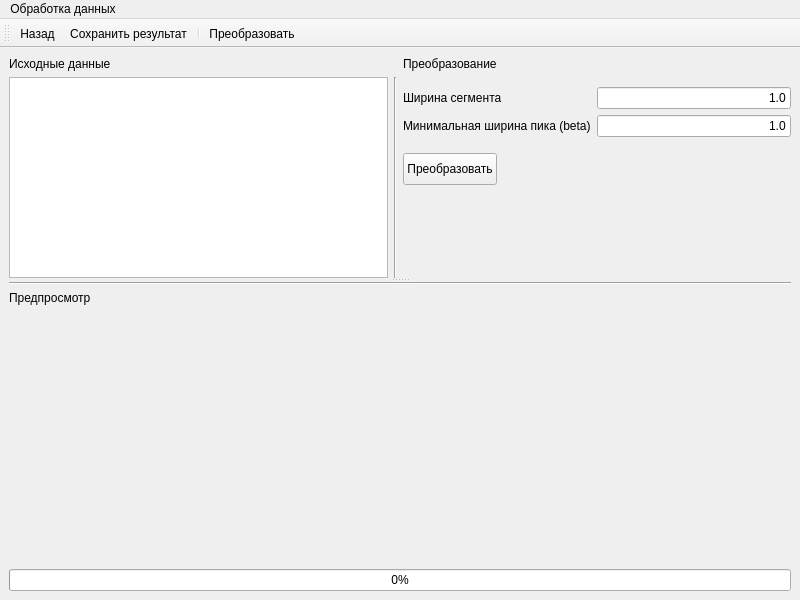
<?xml version="1.0" encoding="UTF-8"?>
<ui version="4.0">
 <class>MainWindow</class>
 <widget class="QMainWindow" name="MainWindow">
  <property name="geometry">
   <rect>
    <x>0</x>
    <y>0</y>
    <width>800</width>
    <height>600</height>
   </rect>
  </property>
  <property name="windowTitle">
   <string>Мастер обработки данных</string>
  </property>
  <widget class="QWidget" name="centralwidget">
   <layout class="QVBoxLayout" name="verticalLayout">
    <item>
     <widget class="QSplitter" name="splitter">
      <property name="orientation">
       <enum>Qt::Vertical</enum>
      </property>
      <widget class="QWidget" name="layoutWidget">
       <layout class="QGridLayout" name="gridLayout_6">
        <item row="0" column="0" rowspan="2">
         <layout class="QGridLayout" name="gridLayout_2">
          <item row="0" column="0">
           <widget class="QLabel" name="label_3">
            <property name="text">
             <string>Исходные данные</string>
            </property>
           </widget>
          </item>
          <item row="1" column="0">
           <widget class="QListWidget" name="list_files"/>
          </item>
          <item row="1" column="1">
           <widget class="Line" name="line_2">
            <property name="orientation">
             <enum>Qt::Vertical</enum>
            </property>
           </widget>
          </item>
         </layout>
        </item>
        <item row="1" column="1">
         <spacer name="verticalSpacer">
          <property name="orientation">
           <enum>Qt::Vertical</enum>
          </property>
          <property name="sizeHint" stdset="0">
           <size>
            <width>20</width>
            <height>40</height>
           </size>
          </property>
         </spacer>
        </item>
        <item row="0" column="1">
         <layout class="QGridLayout" name="gridLayout_4">
          <item row="0" column="0">
           <widget class="QLabel" name="label_4">
            <property name="text">
             <string>Преобразование</string>
            </property>
           </widget>
          </item>
          <item row="1" column="0">
           <layout class="QGridLayout" name="gridLayout">
            <property name="topMargin">
             <number>10</number>
            </property>
            <item row="1" column="0">
             <widget class="QLabel" name="label_2">
              <property name="text">
               <string>Ширина сегмента</string>
              </property>
             </widget>
            </item>
            <item row="1" column="2">
             <widget class="QLineEdit" name="tb_with">
              <property name="text">
               <string>1.0</string>
              </property>
              <property name="alignment">
               <set>Qt::AlignRight|Qt::AlignTrailing|Qt::AlignVCenter</set>
              </property>
             </widget>
            </item>
            <item row="3" column="2">
             <widget class="QLineEdit" name="tb_beta">
              <property name="text">
               <string>1.0</string>
              </property>
              <property name="alignment">
               <set>Qt::AlignRight|Qt::AlignTrailing|Qt::AlignVCenter</set>
              </property>
             </widget>
            </item>
            <item row="3" column="0" colspan="2">
             <widget class="QLabel" name="label">
              <property name="text">
               <string>Минимальная ширина пика (beta)</string>
              </property>
             </widget>
            </item>
           </layout>
          </item>
          <item row="3" column="0">
           <layout class="QGridLayout" name="gridLayout_3">
            <property name="topMargin">
             <number>10</number>
            </property>
            <item row="0" column="1">
             <spacer name="horizontalSpacer_2">
              <property name="orientation">
               <enum>Qt::Horizontal</enum>
              </property>
              <property name="sizeHint" stdset="0">
               <size>
                <width>40</width>
                <height>20</height>
               </size>
              </property>
             </spacer>
            </item>
            <item row="0" column="0">
             <widget class="QPushButton" name="btn_run">
              <property name="minimumSize">
               <size>
                <width>0</width>
                <height>32</height>
               </size>
              </property>
              <property name="text">
               <string>Преобразовать</string>
              </property>
              <property name="icon">
               <iconset>
                <normaloff>gui/icons/arrow-3-right.png</normaloff>gui/icons/arrow-3-right.png</iconset>
              </property>
              <property name="iconSize">
               <size>
                <width>16</width>
                <height>16</height>
               </size>
              </property>
             </widget>
            </item>
           </layout>
          </item>
         </layout>
        </item>
       </layout>
      </widget>
      <widget class="QWidget" name="layoutWidget">
       <layout class="QGridLayout" name="gridLayout_5">
        <item row="2" column="0">
         <widget class="QStackedWidget" name="graph_widget">
          <property name="minimumSize">
           <size>
            <width>0</width>
            <height>240</height>
           </size>
          </property>
         </widget>
        </item>
        <item row="1" column="0">
         <widget class="QLabel" name="label_5">
          <property name="text">
           <string>Предпросмотр</string>
          </property>
         </widget>
        </item>
        <item row="0" column="0">
         <widget class="Line" name="line">
          <property name="orientation">
           <enum>Qt::Horizontal</enum>
          </property>
         </widget>
        </item>
       </layout>
      </widget>
     </widget>
    </item>
    <item>
     <widget class="QProgressBar" name="progress">
      <property name="value">
       <number>0</number>
      </property>
     </widget>
    </item>
   </layout>
  </widget>
  <widget class="QMenuBar" name="menubar">
   <property name="geometry">
    <rect>
     <x>0</x>
     <y>0</y>
     <width>800</width>
     <height>21</height>
    </rect>
   </property>
   <widget class="QMenu" name="menu">
    <property name="title">
     <string>Обработка данных</string>
    </property>
    <addaction name="action_run"/>
    <addaction name="action_apply"/>
    <addaction name="separator"/>
    <addaction name="action_back"/>
   </widget>
   <addaction name="menu"/>
  </widget>
  <widget class="QToolBar" name="toolBar">
   <property name="windowTitle">
    <string>toolBar</string>
   </property>
   <attribute name="toolBarArea">
    <enum>TopToolBarArea</enum>
   </attribute>
   <attribute name="toolBarBreak">
    <bool>false</bool>
   </attribute>
   <addaction name="action_back"/>
   <addaction name="action_apply"/>
   <addaction name="separator"/>
   <addaction name="action_run"/>
  </widget>
  <action name="action_run">
   <property name="icon">
    <iconset>
     <normaloff>gui/icons/arrow-3-right.png</normaloff>gui/icons/arrow-3-right.png</iconset>
   </property>
   <property name="text">
    <string>Преобразовать</string>
   </property>
   <property name="toolTip">
    <string>Преобразовать данные</string>
   </property>
   <property name="shortcut">
    <string>Ctrl+R</string>
   </property>
  </action>
  <action name="action_back">
   <property name="icon">
    <iconset>
     <normaloff>gui/icons/arrow-1-backward.png</normaloff>gui/icons/arrow-1-backward.png</iconset>
   </property>
   <property name="text">
    <string>Назад</string>
   </property>
   <property name="toolTip">
    <string>Вернуться в главное окно</string>
   </property>
   <property name="shortcut">
    <string>Ctrl+Q</string>
   </property>
  </action>
  <action name="action_apply">
   <property name="icon">
    <iconset>
     <normaloff>gui/icons/check.png</normaloff>gui/icons/check.png</iconset>
   </property>
   <property name="text">
    <string>Сохранить результат</string>
   </property>
   <property name="toolTip">
    <string>Сохранить результат преобразования</string>
   </property>
   <property name="shortcut">
    <string>Ctrl+S</string>
   </property>
  </action>
 </widget>
 <resources/>
 <connections>
  <connection>
   <sender>btn_run</sender>
   <signal>clicked()</signal>
   <receiver>MainWindow</receiver>
   <slot>run()</slot>
   <hints>
    <hint type="sourcelabel">
     <x>457</x>
     <y>155</y>
    </hint>
    <hint type="destinationlabel">
     <x>399</x>
     <y>299</y>
    </hint>
   </hints>
  </connection>
  <connection>
   <sender>action_run</sender>
   <signal>triggered()</signal>
   <receiver>MainWindow</receiver>
   <slot>run()</slot>
   <hints>
    <hint type="sourcelabel">
     <x>-1</x>
     <y>-1</y>
    </hint>
    <hint type="destinationlabel">
     <x>399</x>
     <y>299</y>
    </hint>
   </hints>
  </connection>
  <connection>
   <sender>action_back</sender>
   <signal>triggered()</signal>
   <receiver>MainWindow</receiver>
   <slot>close()</slot>
   <hints>
    <hint type="sourcelabel">
     <x>-1</x>
     <y>-1</y>
    </hint>
    <hint type="destinationlabel">
     <x>399</x>
     <y>299</y>
    </hint>
   </hints>
  </connection>
  <connection>
   <sender>action_apply</sender>
   <signal>triggered()</signal>
   <receiver>MainWindow</receiver>
   <slot>apply()</slot>
   <hints>
    <hint type="sourcelabel">
     <x>-1</x>
     <y>-1</y>
    </hint>
    <hint type="destinationlabel">
     <x>399</x>
     <y>299</y>
    </hint>
   </hints>
  </connection>
  <connection>
   <sender>list_files</sender>
   <signal>currentRowChanged(int)</signal>
   <receiver>MainWindow</receiver>
   <slot>select_file()</slot>
   <hints>
    <hint type="sourcelabel">
     <x>198</x>
     <y>185</y>
    </hint>
    <hint type="destinationlabel">
     <x>399</x>
     <y>299</y>
    </hint>
   </hints>
  </connection>
 </connections>
 <slots>
  <slot>run()</slot>
  <slot>apply()</slot>
  <slot>select_file()</slot>
 </slots>
</ui>
